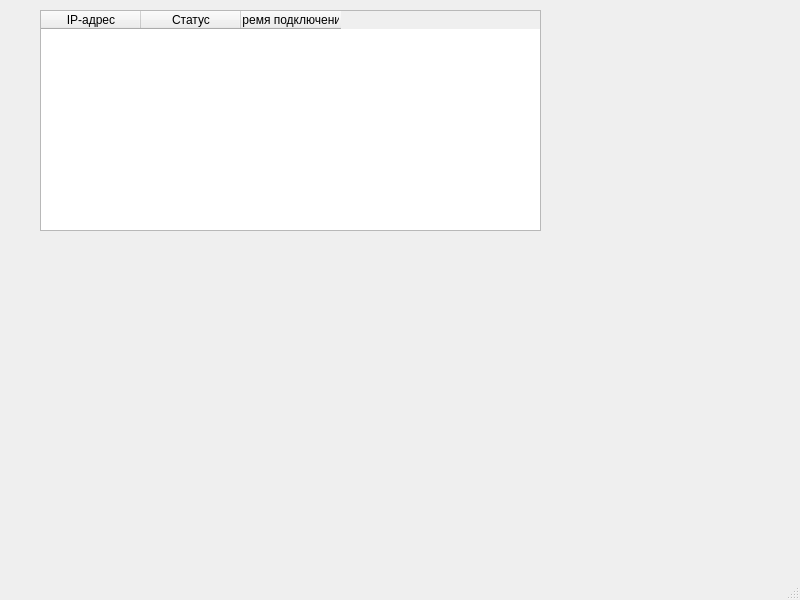
<?xml version="1.0" encoding="UTF-8"?>
<ui version="4.0">
 <class>MainWindow</class>
 <widget class="QMainWindow" name="MainWindow">
  <property name="geometry">
   <rect>
    <x>0</x>
    <y>0</y>
    <width>800</width>
    <height>600</height>
   </rect>
  </property>
  <property name="windowTitle">
   <string>MainWindow</string>
  </property>
  <widget class="QWidget" name="centralwidget">
   <widget class="QTableWidget" name="clientsTableWidget">
    <property name="geometry">
     <rect>
      <x>40</x>
      <y>10</y>
      <width>501</width>
      <height>221</height>
     </rect>
    </property>
    <column>
     <property name="text">
      <string>IP-адрес</string>
     </property>
    </column>
    <column>
     <property name="text">
      <string>Статус</string>
     </property>
    </column>
    <column>
     <property name="text">
      <string>Время подключения</string>
     </property>
    </column>
   </widget>
  </widget>
  <widget class="QMenuBar" name="menubar">
   <property name="geometry">
    <rect>
     <x>0</x>
     <y>0</y>
     <width>800</width>
     <height>24</height>
    </rect>
   </property>
  </widget>
  <widget class="QStatusBar" name="statusbar"/>
 </widget>
 <resources/>
 <connections/>
</ui>
